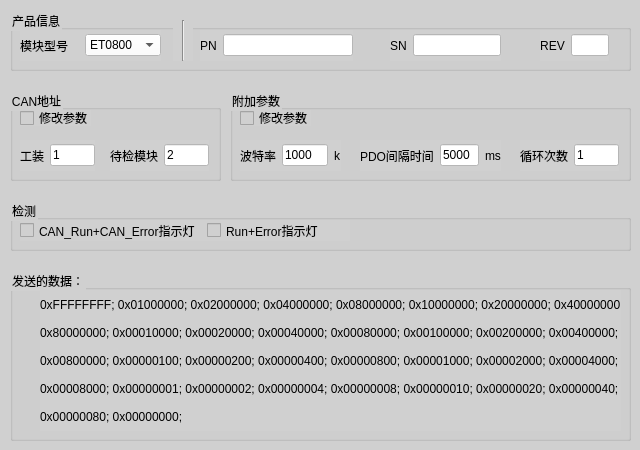
   <widget class="QWidget" name="tab">
    <property name="styleSheet">
     <string notr="true">background-color: rgb(208, 208, 208);</string>
    </property>
    <attribute name="title">
     <string>DI/DO</string>
    </attribute>
    <widget class="QGroupBox" name="groupBox">
     <property name="geometry">
      <rect>
       <x>10</x>
       <y>10</y>
       <width>621</width>
       <height>61</height>
      </rect>
     </property>
     <property name="title">
      <string>产品信息</string>
     </property>
     <widget class="Line" name="line_2">
      <property name="geometry">
       <rect>
        <x>163</x>
        <y>10</y>
        <width>20</width>
        <height>41</height>
       </rect>
      </property>
      <property name="orientation">
       <enum>Qt::Vertical</enum>
      </property>
     </widget>
     <widget class="QWidget" name="layoutWidget">
      <property name="geometry">
       <rect>
        <x>530</x>
        <y>20</y>
        <width>69</width>
        <height>31</height>
       </rect>
      </property>
      <layout class="QHBoxLayout" name="horizontalLayout">
       <item>
        <widget class="QLabel" name="label_15">
         <property name="text">
          <string>REV</string>
         </property>
         <property name="alignment">
          <set>Qt::AlignCenter</set>
         </property>
        </widget>
       </item>
       <item>
        <widget class="QLineEdit" name="lineEdit_5">
         <property name="styleSheet">
          <string notr="true">background-color: rgb(255, 255, 255);</string>
         </property>
         <property name="text">
          <string/>
         </property>
        </widget>
       </item>
      </layout>
     </widget>
     <widget class="QWidget" name="layoutWidget">
      <property name="geometry">
       <rect>
        <x>380</x>
        <y>20</y>
        <width>111</width>
        <height>31</height>
       </rect>
      </property>
      <layout class="QHBoxLayout" name="horizontalLayout_2">
       <item>
        <widget class="QLabel" name="label_12">
         <property name="text">
          <string>SN</string>
         </property>
         <property name="alignment">
          <set>Qt::AlignCenter</set>
         </property>
        </widget>
       </item>
       <item>
        <widget class="QLineEdit" name="lineEdit_3">
         <property name="styleSheet">
          <string notr="true">background-color: rgb(255, 255, 255);</string>
         </property>
         <property name="text">
          <string/>
         </property>
        </widget>
       </item>
      </layout>
     </widget>
     <widget class="QWidget" name="layoutWidget">
      <property name="geometry">
       <rect>
        <x>190</x>
        <y>20</y>
        <width>153</width>
        <height>31</height>
       </rect>
      </property>
      <layout class="QHBoxLayout" name="horizontalLayout_3">
       <item>
        <widget class="QLabel" name="label_10">
         <property name="text">
          <string>PN</string>
         </property>
         <property name="alignment">
          <set>Qt::AlignCenter</set>
         </property>
        </widget>
       </item>
       <item>
        <widget class="QLineEdit" name="lineEdit">
         <property name="styleSheet">
          <string notr="true">background-color: rgb(255, 255, 255);</string>
         </property>
         <property name="text">
          <string/>
         </property>
        </widget>
       </item>
      </layout>
     </widget>
     <widget class="QWidget" name="layoutWidget">
      <property name="geometry">
       <rect>
        <x>10</x>
        <y>20</y>
        <width>141</width>
        <height>31</height>
       </rect>
      </property>
      <layout class="QHBoxLayout" name="horizontalLayout_4">
       <item>
        <widget class="QLabel" name="label_9">
         <property name="text">
          <string>模块型号</string>
         </property>
        </widget>
       </item>
       <item>
        <widget class="QComboBox" name="comboBox">
         <property name="styleSheet">
          <string notr="true">background-color: rgb(255, 255, 255);</string>
         </property>
         <item>
          <property name="text">
           <string>ET0800</string>
          </property>
         </item>
         <item>
          <property name="text">
           <string>ET1600</string>
          </property>
         </item>
         <item>
          <property name="text">
           <string>ET3200</string>
          </property>
         </item>
         <item>
          <property name="text">
           <string>QN0008</string>
          </property>
         </item>
         <item>
          <property name="text">
           <string>QN0016</string>
          </property>
         </item>
         <item>
          <property name="text">
           <string>QN0032</string>
          </property>
         </item>
        </widget>
       </item>
      </layout>
     </widget>
    </widget>
    <widget class="QGroupBox" name="groupBox_3">
     <property name="geometry">
      <rect>
       <x>10</x>
       <y>90</y>
       <width>211</width>
       <height>91</height>
      </rect>
     </property>
     <property name="title">
      <string>CAN地址</string>
     </property>
     <widget class="QWidget" name="layoutWidget">
      <property name="geometry">
       <rect>
        <x>10</x>
        <y>50</y>
        <width>75</width>
        <height>31</height>
       </rect>
      </property>
      <layout class="QHBoxLayout" name="horizontalLayout_5">
       <item>
        <widget class="QLabel" name="label_16">
         <property name="text">
          <string>工装</string>
         </property>
         <property name="alignment">
          <set>Qt::AlignCenter</set>
         </property>
        </widget>
       </item>
       <item>
        <widget class="QLineEdit" name="lineEdit_6">
         <property name="styleSheet">
          <string notr="true">background-color: rgb(255, 255, 255);</string>
         </property>
         <property name="text">
          <string>1</string>
         </property>
        </widget>
       </item>
      </layout>
     </widget>
     <widget class="QWidget" name="layoutWidget_2">
      <property name="geometry">
       <rect>
        <x>100</x>
        <y>50</y>
        <width>99</width>
        <height>31</height>
       </rect>
      </property>
      <layout class="QHBoxLayout" name="horizontalLayout_6">
       <item>
        <widget class="QLabel" name="label_17">
         <property name="text">
          <string>待检模块</string>
         </property>
         <property name="alignment">
          <set>Qt::AlignCenter</set>
         </property>
        </widget>
       </item>
       <item>
        <widget class="QLineEdit" name="lineEdit_7">
         <property name="styleSheet">
          <string notr="true">background-color: rgb(255, 255, 255);</string>
         </property>
         <property name="text">
          <string>2</string>
         </property>
        </widget>
       </item>
      </layout>
     </widget>
     <widget class="QCheckBox" name="checkBox_27">
      <property name="geometry">
       <rect>
        <x>10</x>
        <y>20</y>
        <width>71</width>
        <height>16</height>
       </rect>
      </property>
      <property name="text">
       <string>修改参数</string>
      </property>
     </widget>
    </widget>
    <widget class="QGroupBox" name="groupBox_4">
     <property name="geometry">
      <rect>
       <x>230</x>
       <y>90</y>
       <width>401</width>
       <height>91</height>
      </rect>
     </property>
     <property name="title">
      <string>附加参数</string>
     </property>
     <widget class="QWidget" name="layoutWidget_7">
      <property name="geometry">
       <rect>
        <x>290</x>
        <y>50</y>
        <width>99</width>
        <height>31</height>
       </rect>
      </property>
      <layout class="QHBoxLayout" name="horizontalLayout_13">
       <item>
        <widget class="QLabel" name="label_26">
         <property name="text">
          <string>循环次数</string>
         </property>
        </widget>
       </item>
       <item>
        <widget class="QLineEdit" name="lineEdit_14">
         <property name="styleSheet">
          <string notr="true">background-color: rgb(255, 255, 255);</string>
         </property>
         <property name="text">
          <string>1</string>
         </property>
        </widget>
       </item>
      </layout>
     </widget>
     <widget class="QWidget" name="layoutWidget">
      <property name="geometry">
       <rect>
        <x>10</x>
        <y>50</y>
        <width>101</width>
        <height>31</height>
       </rect>
      </property>
      <layout class="QHBoxLayout" name="horizontalLayout_11">
       <item>
        <widget class="QLabel" name="label_22">
         <property name="text">
          <string>波特率</string>
         </property>
        </widget>
       </item>
       <item>
        <widget class="QLineEdit" name="lineEdit_13">
         <property name="styleSheet">
          <string notr="true">background-color: rgb(255, 255, 255);</string>
         </property>
         <property name="text">
          <string>1000</string>
         </property>
        </widget>
       </item>
       <item>
        <widget class="QLabel" name="label_25">
         <property name="text">
          <string>k</string>
         </property>
        </widget>
       </item>
      </layout>
     </widget>
     <widget class="QWidget" name="layoutWidget">
      <property name="geometry">
       <rect>
        <x>130</x>
        <y>50</y>
        <width>141</width>
        <height>31</height>
       </rect>
      </property>
      <layout class="QHBoxLayout" name="horizontalLayout_12">
       <item>
        <widget class="QLabel" name="label_23">
         <property name="text">
          <string>PDO间隔时间</string>
         </property>
        </widget>
       </item>
       <item>
        <widget class="QLineEdit" name="lineEdit_12">
         <property name="styleSheet">
          <string notr="true">background-color: rgb(255, 255, 255);</string>
         </property>
         <property name="text">
          <string>5000</string>
         </property>
        </widget>
       </item>
       <item>
        <widget class="QLabel" name="label_24">
         <property name="text">
          <string>ms</string>
         </property>
        </widget>
       </item>
      </layout>
     </widget>
     <widget class="QCheckBox" name="checkBox_28">
      <property name="geometry">
       <rect>
        <x>10</x>
        <y>20</y>
        <width>71</width>
        <height>16</height>
       </rect>
      </property>
      <property name="text">
       <string>修改参数</string>
      </property>
     </widget>
    </widget>
    <widget class="QGroupBox" name="groupBox_5">
     <property name="geometry">
      <rect>
       <x>10</x>
       <y>200</y>
       <width>621</width>
       <height>51</height>
      </rect>
     </property>
     <property name="title">
      <string>检测</string>
     </property>
     <widget class="QWidget" name="layoutWidget">
      <property name="geometry">
       <rect>
        <x>10</x>
        <y>20</y>
        <width>330</width>
        <height>21</height>
       </rect>
      </property>
      <layout class="QHBoxLayout" name="horizontalLayout_28">
       <item>
        <widget class="QCheckBox" name="checkBox">
         <property name="text">
          <string>CAN_Run+CAN_Error指示灯</string>
         </property>
        </widget>
       </item>
       <item>
        <widget class="QCheckBox" name="checkBox_2">
         <property name="text">
          <string>Run+Error指示灯</string>
         </property>
        </widget>
       </item>
      </layout>
     </widget>
    </widget>
    <widget class="QGroupBox" name="groupBox_6">
     <property name="geometry">
      <rect>
       <x>10</x>
       <y>270</y>
       <width>621</width>
       <height>171</height>
      </rect>
     </property>
     <property name="title">
      <string>发送的数据：</string>
     </property>
     <widget class="QLabel" name="label_27">
      <property name="geometry">
       <rect>
        <x>30</x>
        <y>20</y>
        <width>581</width>
        <height>141</height>
       </rect>
      </property>
      <property name="text">
       <string>0xFFFFFFFF; 0x01000000; 0x02000000; 0x04000000; 0x08000000; 0x10000000; 0x20000000; 0x40000000;

0x80000000; 0x00010000; 0x00020000; 0x00040000; 0x00080000; 0x00100000; 0x00200000; 0x00400000;

0x00800000; 0x00000100; 0x00000200; 0x00000400; 0x00000800; 0x00001000; 0x00002000; 0x00004000;

0x00008000; 0x00000001; 0x00000002; 0x00000004; 0x00000008; 0x00000010; 0x00000020; 0x00000040;

0x00000080; 0x00000000;</string>
      </property>
     </widget>
    </widget>
   </widget>
